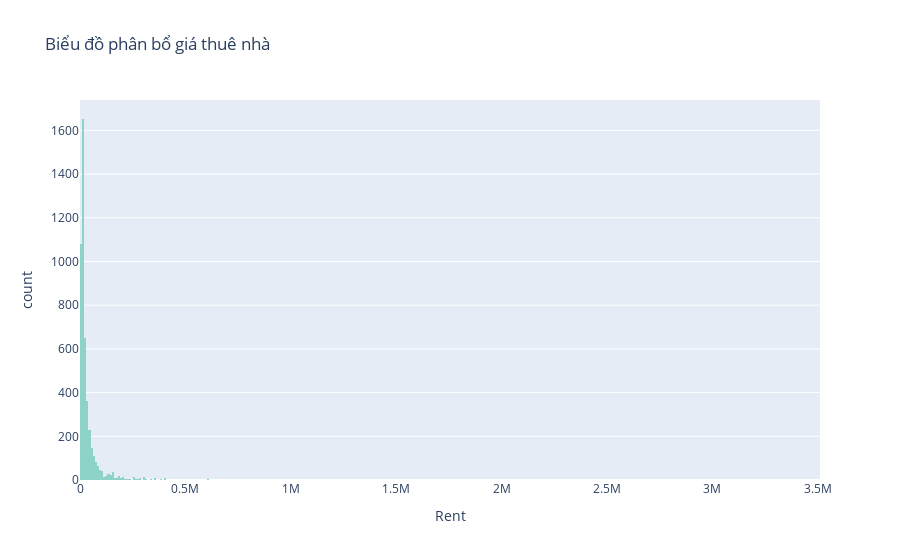
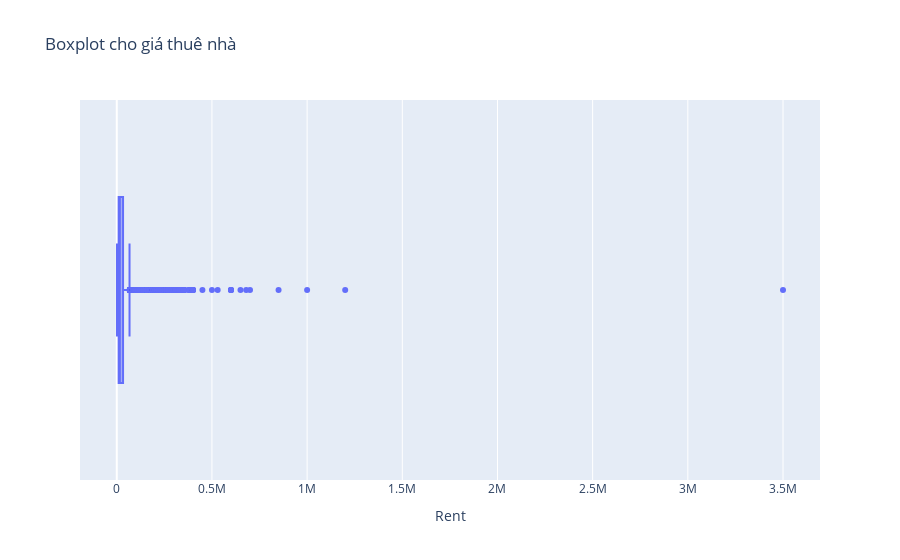

Notebook code for these charts, in order:
### Markdown cell above
### Rent (Our Target Variable)

### Code cell
fig = px.histogram(df,x='Rent',color_discrete_sequence = px.colors.qualitative.Set3, title="Biểu đồ phân bổ giá thuê nhà")
fig.show()
fig = px.box(df, x="Rent", title='Boxplot cho giá thuê nhà')
fig.show()

### Figure 1 — Plotly figure (JSON) as saved in the notebook; plotly's stock layout.template omitted (floating-point values rounded to 4 significant figures; data arrays with more than 128 entries replaced by an {"elided": "..."} marker saying what was removed)
{"data": [{"alignmentgroup": "True", "bingroup": "x", "hovertemplate": "Rent=%{x}<br>count=%{y}<extra></extra>", "legendgroup": "", "marker": {"color": "rgb(141,211,199)", "pattern": {"shape": ""}}, "name": "", "offsetgroup": "", "orientation": "v", "showlegend": false, "type": "histogram", "x": {"elided": "4746 int values"}, "xaxis": "x", "yaxis": "y"}], "layout": {"barmode": "relative", "legend": {"tracegroupgap": 0}, "title": {"text": "Biểu đồ phân bổ giá thuê nhà"}, "xaxis": {"anchor": "y", "domain": [0, 1], "title": {"text": "Rent"}}, "yaxis": {"anchor": "x", "domain": [0, 1], "title": {"text": "count"}}}}

### Figure 2 — Plotly figure (JSON) as saved in the notebook; plotly's stock layout.template omitted (floating-point values rounded to 4 significant figures; data arrays with more than 128 entries replaced by an {"elided": "..."} marker saying what was removed)
{"data": [{"alignmentgroup": "True", "hovertemplate": "Rent=%{x}<extra></extra>", "legendgroup": "", "marker": {"color": "#636efa"}, "name": "", "notched": false, "offsetgroup": "", "orientation": "h", "showlegend": false, "type": "box", "x": {"elided": "4746 int values"}, "x0": " ", "xaxis": "x", "y0": " ", "yaxis": "y"}], "layout": {"boxmode": "group", "legend": {"tracegroupgap": 0}, "title": {"text": "Boxplot cho giá thuê nhà"}, "xaxis": {"anchor": "y", "domain": [0, 1], "title": {"text": "Rent"}}, "yaxis": {"anchor": "x", "domain": [0, 1]}}}
